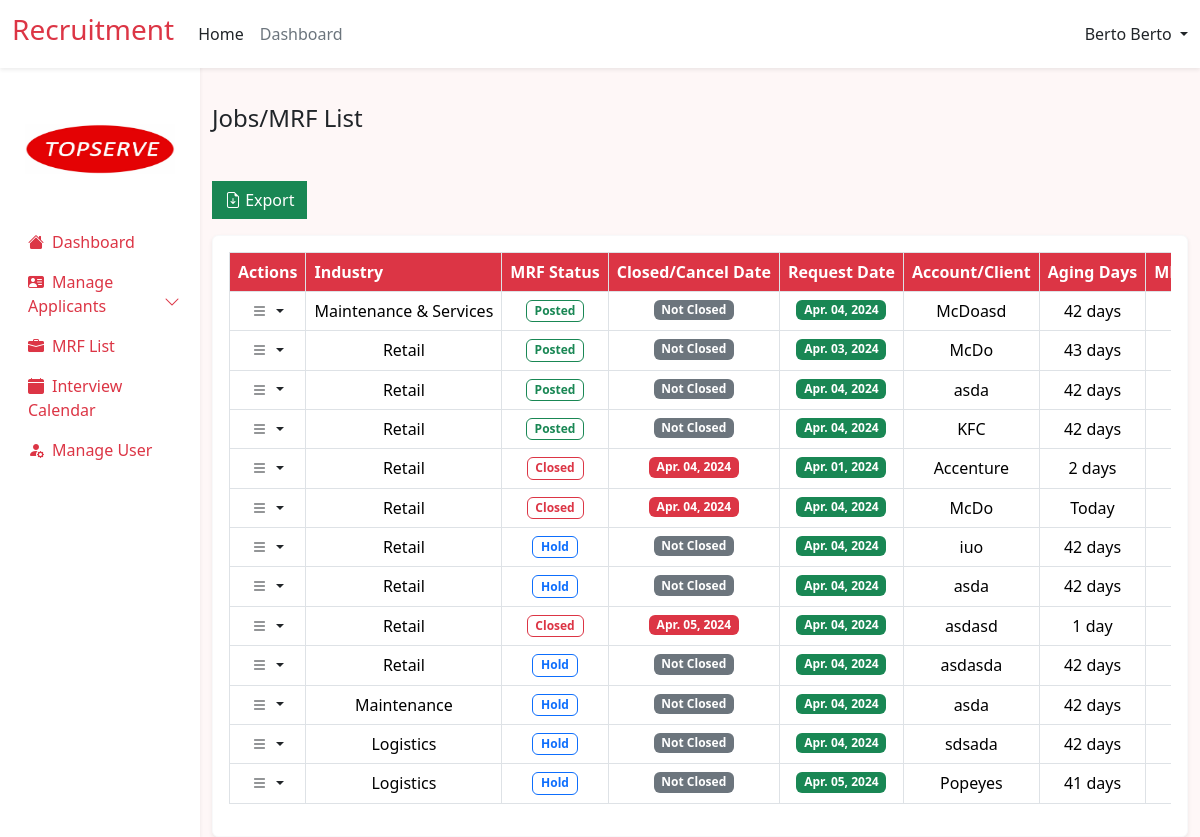
The app's page /src/admin/frontend/mrf_list.php (signed in), older data.
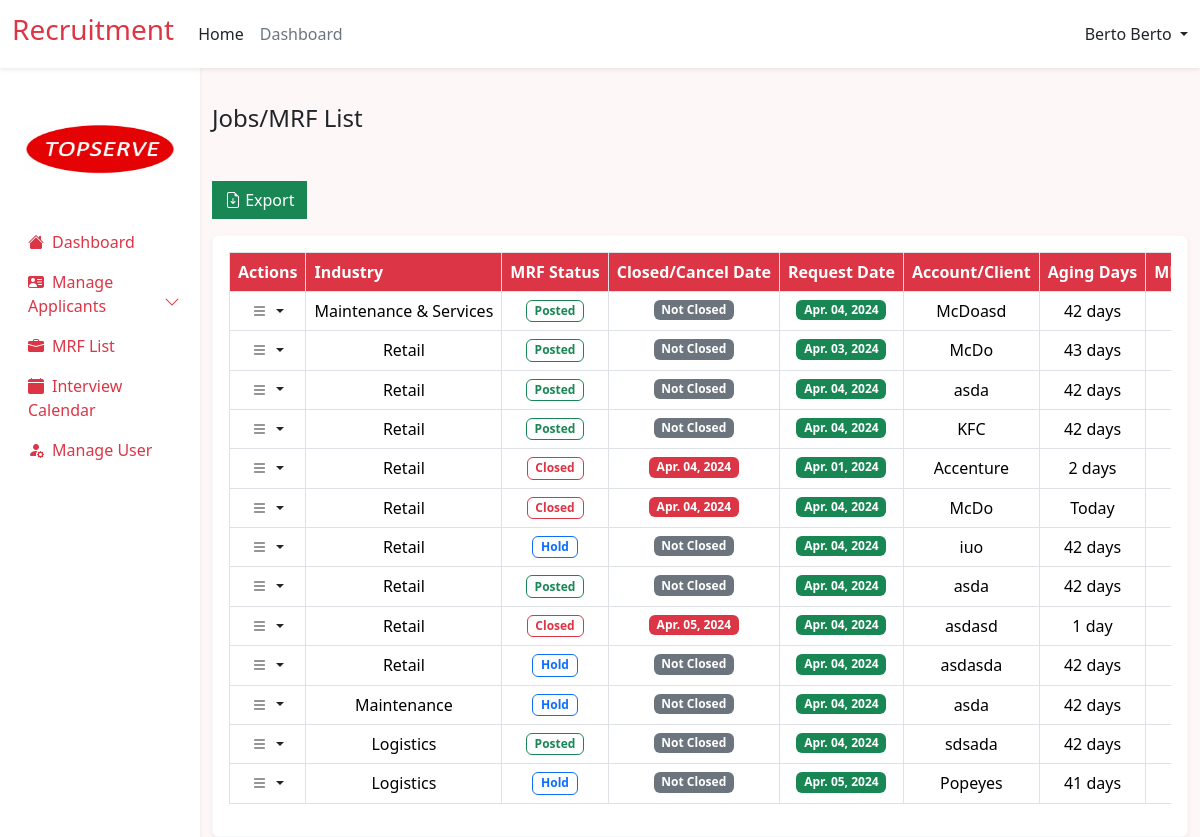
The same page, newer data.
### tables this page shows
CREATE TABLE `mrfs` (
  `id` int(11) NOT NULL,
  `industry` varchar(255) NOT NULL,
  `mrf_status` varchar(255) NOT NULL,
  `closed_date` date NOT NULL,
  `request_date` date NOT NULL DEFAULT current_timestamp(),
  `client` varchar(255) NOT NULL,
  `location` varchar(255) NOT NULL,
  `aging_days` varchar(255) NOT NULL,
  `mrf_number` varchar(255) NOT NULL,
  `new_request` varchar(255) NOT NULL,
  `head_count` int(11) NOT NULL,
  `job_position` varchar(255) NOT NULL,
  `contract_type` varchar(255) NOT NULL,
  `classification` varchar(255) NOT NULL,
  `placed` int(11) NOT NULL,
  `variance` int(11) NOT NULL,
  `cancel` int(11) NOT NULL,
  `job_description` text NOT NULL,
  `qualification` text NOT NULL,
  `remarks` text NOT NULL
);

### src/admin/frontend/mrf_list.php (the view, shortened to what the changed rows need)
<?php
include ('src/admin/backend/mrf_list_process.php');
$query = "SELECT * FROM mrfs";
$stmt = $conn->prepare($query);
$stmt->execute();
$result = $stmt->get_result();
include ('components/header.php');
?>
<div class="card border-light shadow-sm">
    <div class="card-body">
        <div class="table-responsive">
            <table id="jobsTable" class="table table-hover table-bordered bg-white border">
                <thead class="bg-danger ">
                    <tr>
                        <th class="bg-danger text-white nowrap">Actions</th>
                        <th class="bg-danger text-white nowrap">Industry</th>
                        <th class="bg-danger text-white nowrap">MRF Status</th>
                        <th class="bg-danger text-white nowrap">Closed/Cancel Date</th>
                        <th class="bg-danger text-white nowrap">Request Date</th>
                        <th class="bg-danger text-white nowrap">Account/Client</th>
                        <th class="bg-danger text-white nowrap">Aging Days</th>
                        <th class="bg-danger text-white nowrap">MRF Number</th>
                    </tr>
                </thead>
                <tbody>
                    <?php
                    while ($row = mysqli_fetch_assoc($result)) {
                        ?>
                        <tr>
                            <td class="text-center">
                                <a href="#" class="link-danger text-decoration-none dropdown-toggle text-dark"
                                    id="dropdownUser2" data-bs-toggle="dropdown" aria-expanded="false">
                                    <i class="bi bi-list"></i>
                                </a>
                            </td>
                            <td class="nowrap text-center">
                                <?php echo $row['industry']; ?>
                            </td>
                            <td class="nowrap text-center">
                                <?php
                                $status = $row['mrf_status'];
                                switch ($status) {
                                    case 'Post':
                                        ?>
                                        <span class=" badge badge border border-success text-success ">
                                            Posted
                                        </span>
                                        <?php
                                        break;
                                    case 'Hold':
                                        ?>
                                        <span class=" badge badge border border-primary text-primary ">
                                            Hold
                                        </span>
                                        <?php
                                        break;
                                        ?>
                                        <?php
                                    case 'Close':
                                        ?>
                                        <span class=" badge badge border border-danger text-danger ">
                                            Closed
                                        </span>
                                        <?php
                                        break;
                                        ?>
                                        <?php
                                }
                                ?>
                            </td>
                            <td class="nowrap text-center">
                                <?php
                                if ($row['closed_date'] != "0000-00-00") {
                                    $formattedClosedDate = date("M. d, Y", strtotime($row['closed_date']));
                                    ?>
                                    <span class="badge text-bg-danger">
                                        <?php echo $formattedClosedDate; ?>
                                    </span>
                                    <?php
                                } else {
                                    ?>
                                    <span class="badge text-bg-secondary">
                                        <?php echo "Not Closed"; ?>
                                    </span>
                                    <?php
                                }
                                ?>
                            </td>
                            <td class="nowrap text-center">
                                <span class="badge text-bg-success">
                                    <?php
                                    $formattedClosedDate = date("M. d, Y", strtotime($row['request_date']));
                                    echo $formattedClosedDate;
                                    ?>
                                </span>
                            </td>
                            <td class="nowrap text-center">
                                <?php echo $row['client']; ?>
                            </td>
                            <td class="nowrap text-center">
                                <?php
                                if ($row['aging_days'] == 0) {
                                    echo "Today";
                                } else {
                                    $agingDays = $row['aging_days'];
                                    $suffix = $agingDays == 1 ? "day" : "days";
                                    echo "$agingDays $suffix";
                                }
                                ?>
                            </td>
                            <td class="nowrap text-center">
                            </td>
                        </tr>
                        <?php
                    }
                    ?>
                </tbody>
            </table>
        </div>
    </div>
</div>
<?php include ('components/footer.php'); ?>

Row changes from the older to the newer data that the page shows:
changed mrfs (number 8 of 13 on the later page): mrf_status "Hold" → "Posted"
changed mrfs "sdsada": mrf_status "Hold" → "Posted"
